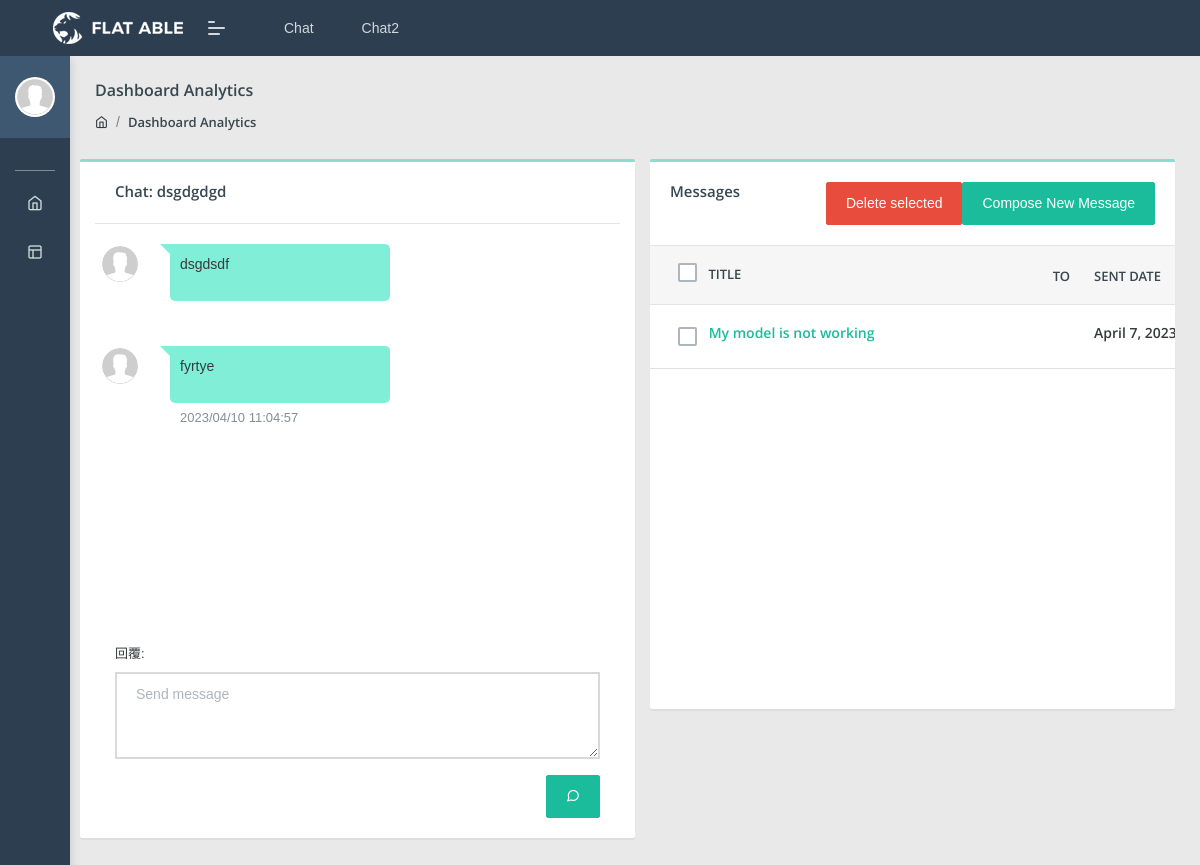
/welcome/chat/5/ (signed in), run on an earlier commit of the app's database.
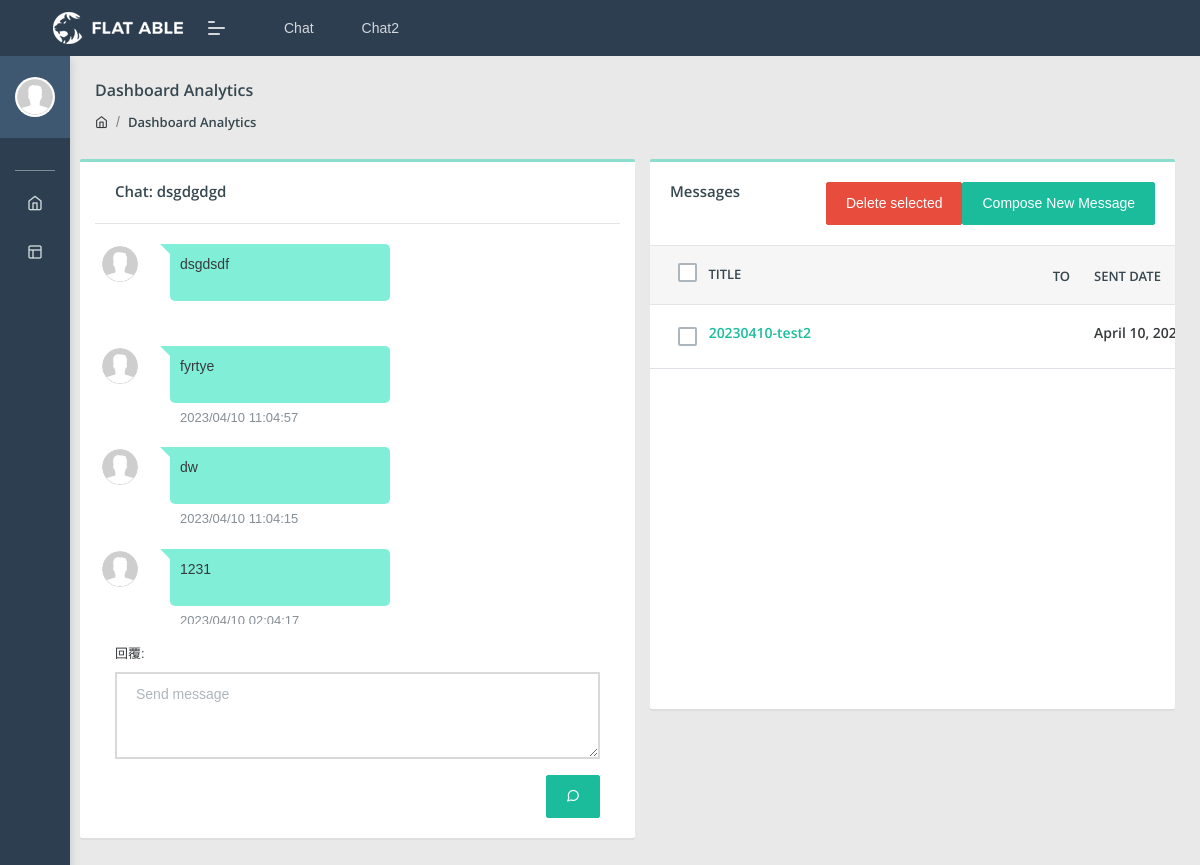
And on a later commit of the database.
### welcome/models.py (models this page shows, shortened)
class chat(models.Model):
    chatOwner = models.ForeignKey(User, null = True, on_delete = models.SET_NULL, related_name='chat', blank = True)
    chatTitle  = models.CharField(max_length=256)
    createdDate = models.DateTimeField(default=timezone.now)
    chatReceiver = models.ForeignKey(User, null=True, on_delete=models.CASCADE, related_name='chat_reciver', blank=True)
    chatContent = models.TextField()
    is_viewed = models.BooleanField(default=False)
    archived = models.BooleanField(default=False)
    viewedDate = models.DateTimeField(null=True)
    def __str__(self):
        return self.chatTitle

class replys(models.Model):
    replyBelongsTo = models.ForeignKey(chat, null = True, on_delete= models.SET_NULL, related_name = 'replyBelong')
    replyerID = models.ForeignKey(User, null = True, on_delete= models.SET_NULL, related_name = 'replyer', blank = True)
    replyDate = models.DateTimeField(default = timezone.now)
    replyContent = models.TextField()

### welcome/views.py (the view, shortened to what this page needs)
# urls.py: path('chat/<int:pk>/', chatDetail.as_view(), name='chatDetails'),
class chatDetail(DetailView):
    model = chat
    template_name = 'chatDetail.html'
    replys = replyModelForm
    def get_context_data(self, **kwargs):
        context = super().get_context_data(**kwargs)
        user = self.request.user
        print('>>>>>>>>>>>>>>>>>>>here')
        if str(self.request.user) != 'admin':
            context['chatListAll'] = chat.objects.filter(Q(chatOwner=user) | Q(chatReceiver=user), archived=False).order_by('-createdDate')
        else:
            context['chatListAll'] = chat.objects.all().order_by('-createdDate').values()
        form = chatModelForm()
        context['form'] = form
        context['title'] = self.get_object()
        context['replys'] = replys.objects.filter(replyBelongsTo_id = self.kwargs['pk']).all().values()
        context['replyForm'] = replyModelForm(initial={'replyBelongsTo': self.get_object(), 'replyerID': self.request.user,})
        return context

### welcome/forms.py
class chatModelForm(forms.ModelForm):
    class Meta:
        model = chat
        fields = [
            'chatOwner',
            'chatTitle',
            'chatReceiver',
            'chatContent',
        ]
        widgets= {
            'chatOwner': forms.HiddenInput(),#Select(attrs={'class':'form-control'}),
            'chatTitle' : forms.TextInput(attrs={'class': 'form-control'}),
            'chatReceiver' : forms.Select(attrs={'class': 'form-control'}),
            'chatContent' : forms.Textarea(attrs={'class': 'form-control'}),
        }
        labels = {
            'chatOwner': "提問人",
            'chatTitle' : "標題",
            'chatReceiver' : "收件人",
            'chatContent' : "內容",
        }

class replyModelForm(forms.ModelForm):
    class Meta:
        model = replys
        fields =[
            'replyBelongsTo',
            'replyerID',
            'replyDate',
            'replyContent',
        ]
        widgets= {
            'replyBelongsTo' : forms.HiddenInput(),
            'replyerID' : forms.HiddenInput(),
            'replyDate' : forms.HiddenInput(),
            'replyContent' : forms.Textarea(attrs={'class':'form-control','placeholder':'Send message', 'rows': 3, 'cols' : 100}),
        }
        labels = {
            'replyBelongsTo' : "主題",
            'replyerID' : "回覆者",
            'replyDate' : "回覆日期",
            'replyContent' : "回覆",
        }

### templates/chatDetail.html (shortened to what this page needs)
{% extends 'chat_home.html' %}
{% load i18n %}
{% load static %}
{%block chatDeatils%}
    {% if request.user != object.chatOwner %}
        <div class="row m-b-20 received-chat">
            {% include 'chatIcon.html' %}
    {% else %}
        <div class="row m-b-20 send-chat">
    {% endif %}
            <div class="col">
                <div class="msg">
                    <p class="m-b-0">
                        <div class="chatContentDiv">{{ object.chatContent }}</div>
                    </p>
                </div>
                <p class="text-muted m-b-0">{{ object.createdData|date:'Y/m/d h:m:s' }}</p>
            </div>
        </div>
    {% if replys %}
        {% for obj in replys %}
            {% if request.user.id != obj.replyerID_id %}
                <div class="row m-b-20 received-chat">
                    {% include 'chatIcon.html' %}
            {% else %}
                <div class="row m-b-20 send-chat">
            {% endif %}
                <div class="col">
                    <div class="msg">
                        <p class="m-b-0">
                            <div class="chatContentDiv">{{obj.replyContent}}</div>
                        </p>
                    </div>
                    <p class="text-muted m-b-0">{{ obj.replyDate|date:'Y/m/d h:m:s' }}</p>
                </div>
            </div>
        {% endfor %}
    {% endif %}
{%endblock%}

### templates/chat_home.html (shortened to what this page needs)
{% extends 'chat_base_template.html' %}
{%load i18n%}
{% block chatContent %}
<div class="card chat-card col-lg-6 col-md-12" style="min-height: 550px;overflow-x:hidden;overflow-y: auto;">
  <div class="card-header">
    {% if replyForm %}
      <h5 id="chat_topic_name">Chat: {{title}}</h5>
    {% else %}
      <h5 id="chat_topic_name">Chat</h5>
    {% endif %}
  </div>
  <div class="card-body" style="height:400px;overflow-x:hidden;overflow-y:auto">
    {%block chatDeatils%}{%endblock%}
  </div>
  {% if replyForm %}
  <div class="card-body">
    <form method="POST" action="">
        {{replyForm.as_p}}
        <button class="btn btn-primary float-right" type="submit" value="save"><i class="feather icon-message-circle"></i></button>
    </form>
  </div>
  {% endif%}
</div>
<div class="col-xl-6 col-md-12">
  <form action="{% url 'del_chat' %}" method="POST">
    <div class="card table-card" style="min-height: 550px;">
      <div class="card-header">
        <h5>Messages</h5>
        <button type="button" class="btn  btn-primary float-right" data-toggle="modal"
        data-target="#exampleModalCenter">{% trans 'Compose New Message'%}</button>
        <button type="submit" class="btn  btn-danger float-right">{% trans 'Delete selected'%}</button>
      </div>
      <div class="card-body p-0">
        <div class="table-responsive">
          <table class="table table-hover mb-0">
            <thead>
              <tr>
                <th>
                  <div class="chk-option">
                    <label class="check-task custom-control custom-checkbox d-flex justify-content-center done-task">
                    </label>
                  </div>
                  Title
                </th>
                <th>To</th>
                <th>Sent Date</th>
              </tr>
            </thead>
            <tbody>
              {% for chat in chatListAll %}
              {% if chat.is_viewed %}
              <tr >
                <td>
                  <div class="chk-option">
                    <label class="check-task custom-control custom-checkbox d-flex justify-content-center done-task">
                      <input type="checkbox" name="selected_chats" class="checkbox custom-control-input" value="{{chat.id}}">
                      <span class="custom-control-label"></span>
                    </label>
                  </div>
                  <div class="d-inline-block" style="width:20rem;overflow:hidden;text-overflow:ellipsis">
                    <a href="{% url 'chatDetails' chat.id%}">
                    {{chat.chatTitle}}</a>
                  </div>
                </td>
                <td>{{chat.chatReceiver_username}}</td>
                <td>{{chat.createdDate}}</td>
                <td class="text-right"><i class="feather icon-eye-off" style="font-weight: bold;"></i></td>
              </tr>
              {%else%}
              <tr style="font-weight:bolder">
                <td>
                  <div class="chk-option">
                    <label class="check-task custom-control custom-checkbox d-flex justify-content-center done-task">
                    </label>
                  </div>
                  <div class="d-inline-block" style="width:20rem;overflow:hidden;text-overflow:ellipsis">
                    <a href="{% url 'chatDetails' chat.id%}">
                      {{chat.chatTitle}}
                    </a>
                  </div>
                </td>
                <td>{{chat.chatReceiver_username}}</td>
                <td>{{chat.createdDate}}</td>
              </tr>
              {%endif%}
              {% endfor %}
            </tbody>
          </table>
        </div>
      </div>
    </div>
</form>
</div>
{% endblock %}

### templates/chat_base_template.html (shortened to what this page needs)
{% load static %}
<!DOCTYPE html>
<head>
    <link rel="stylesheet" href="{% static 'plugins/bootstrap-5.3.0/css/bootstrap.min.css'%}">
    <link rel="stylesheet" href="{% static 'css/style.css'%}">
</head>
<body class="">
	<nav class="pcoded-navbar  ">
		<div class="navbar-wrapper  ">
			<div class="navbar-content scroll-div " >
				<div class="">
					<div class="main-menu-header">
						<img class="img-radius" src="{% static 'images/user/avatar-2.jpg'%}" alt="User-Profile-Image">
						<div class="user-details">
						</div>
					</div>
				</div>
				<ul class="nav pcoded-inner-navbar ">
					<li class="nav-item pcoded-menu-caption">
					</li>
					<li class="nav-item">
					    <a href="{% url 'welcome' %}" class="nav-link "><span class="pcoded-micon"><i class="feather icon-home"></i></span><span class="pcoded-mtext">Dashboard</span></a>
					</li>
					<li class="nav-item pcoded-hasmenu">
					    <a href="#!" class="nav-link "><span class="pcoded-micon"><i class="feather icon-layout"></i></span><span class="pcoded-mtext">Page layouts</span></a>
					</li>
				</ul>
			</div>
		</div>
	</nav>
	<header class="navbar pcoded-header navbar-expand-lg navbar-light header-dark">
				<div class="m-header">
					<a class="mobile-menu" id="mobile-collapse" href="#!"><span></span></a>
					<a href="#!" class="b-brand">
						<img src="assets/images/logo.png" alt="" class="logo">
					</a>
				</div>
				<div class="collapse navbar-collapse">
					<ul class="navbar-nav mr-auto">
						<li class = "nac-item">
							<li><a href="{% url 'chat' %}" > Chat</a></li>
						</li>
						<li class = "nac-item">
							<li><a href="{% url 'talking' %}" > Chat2</a></li>
						</li>
					</ul>
				</div>
	</header>
<div class="pcoded-main-container">
    <div class="pcoded-content">
        <div class="page-header">
            <div class="page-block">
                <div class="row align-items-center">
                    <div class="col-md-12">
                        <div class="page-header-title">
                            <h5 class="m-b-10">Dashboard Analytics</h5>
                        </div>
                        <ul class="breadcrumb">
                            <li class="breadcrumb-item"><a href="index.html"><i class="feather icon-home"></i></a></li>
                            <li class="breadcrumb-item"><a href="#!">Dashboard Analytics</a></li>
                        </ul>
                    </div>
                </div>
            </div>
        </div>
		<div class = "row">
			{%block chatContent%}{%endblock%}
		</div>
    </div>
</div>
</body>
</html>

### templates/chatIcon.html
{% load i18n %}
{% load static %}
<div class="col-auto p-l-0">
    <img src="{% static 'images/user/avatar-2.jpg' %}" alt="user image" class="img-radius wid-40">
</div>

### templates/chatDetail.html (style rules this page uses)
.chatContentDiv { position: relative; height: 50%; width: 200px; margin:auto; text-align:left; overflow-wrap: break-word !important; }

What changed in the data, as far as the page shows it:
no longer on this page (row edited): chat: chatTitle "My model is not working", createdDate "April 7,…"
added replys: replyContent "dw", replyDate "2023/04/10 11:04:15"
added replys: replyContent "1231", replyDate "2023/04/10 02:04:17"
added chat: chatTitle "20230410-test2", createdDate "April 10,…"
